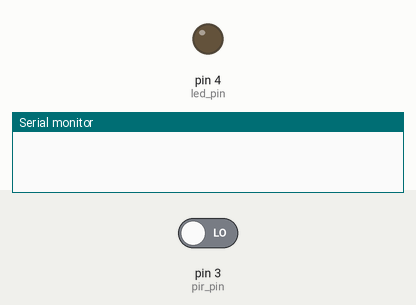
Recording of a sketch running on a simulated Arduino Uno, built with avr-gcc and run on an emulated ATmega328P. Parts: output pins drawn as LEDs (lit = HIGH), the last lines printed to the serial monitor. Inputs (shaded band) come from the test bench; at power-on: pin 3 (pir_pin) LOW.

Above: at 1.2 s.
1.3 s: pin 3 (pir_pin) driven HIGH
At 2.1 s:
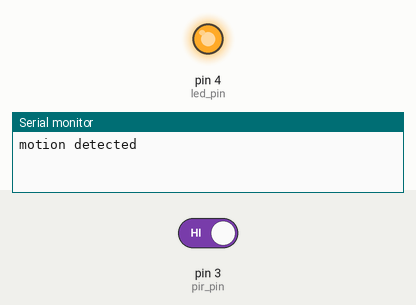
2.9 s: pin 3 (pir_pin) driven LOW
At 3.2 s:
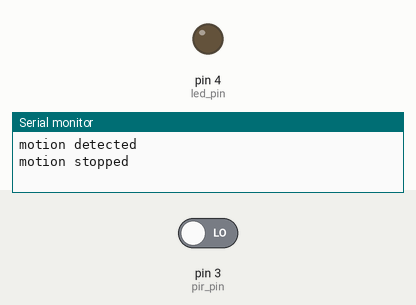
Timing chart, 0 to 5.9 s (numbered marks = the images above; inputs shaded):
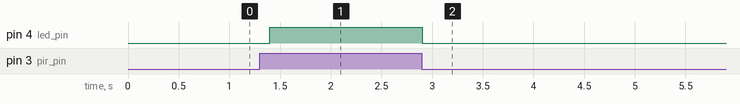

The sketch:

pir_motion_detective.ino
```cpp
#define pir_pin 3
#define led_pin 4

int state = LOW;

void setup() {
  Serial.begin(9600);
  pinMode(led_pin, OUTPUT);
  pinMode(pir_pin, INPUT);
}

void loop() {
  int val = digitalRead(pir_pin);
  if (val == HIGH){
    digitalWrite(led_pin, HIGH);
    delay(100);

    if (state == LOW){
      Serial.println("motion detected");
      state = HIGH;
    }
  }
  else{
    digitalWrite(led_pin, LOW);
    delay(200);

    if (state == HIGH){
      Serial.println("motion stopped");
      state = LOW;
    }
  }
}
```

Measured:
- after the input at 1.3 s, pin 4 (led_pin): LOW → HIGH after 0.10 s
- after the input at 2.9 s, pin 4 (led_pin): HIGH → LOW at once
